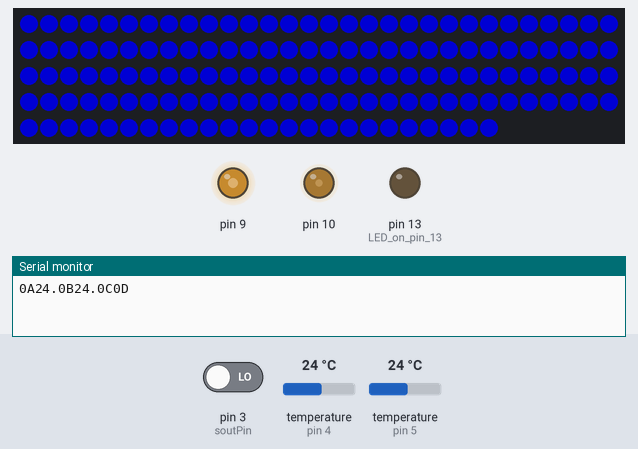
Simulated run of this sketch. Board: Arduino Uno, built with avr-gcc and run on an emulated ATmega328P. On the bench: 144 RGB LEDs in strip order, left to right, continuing on the next row, output pins drawn as LEDs (lit = HIGH), the last lines printed to the serial monitor. Inputs (shaded band) come from the test bench; at power-on: temperature (sensors on pin 5, pin 4) 24 °C, pin 3 (soutPin) LOW. Dim RGB values are drawn brighter than linear.

Above: at 5.0 s.
5.1 s: temperature (sensor on pin 5) set to 28 °C
At 7.6 s:
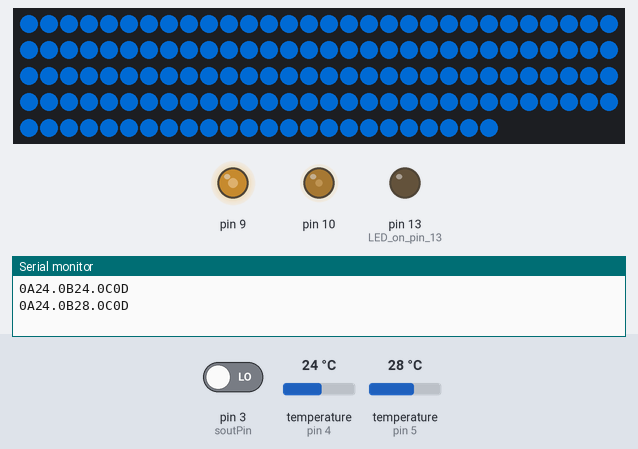
12.3 s: temperature (sensor on pin 5) set to 33 °C
At 16.6 s:
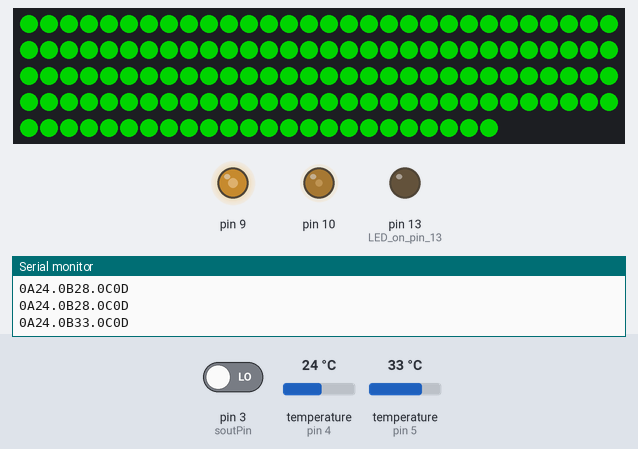
17.3 s: temperature (sensor on pin 5) set to 41 °C
At 19.9 s:
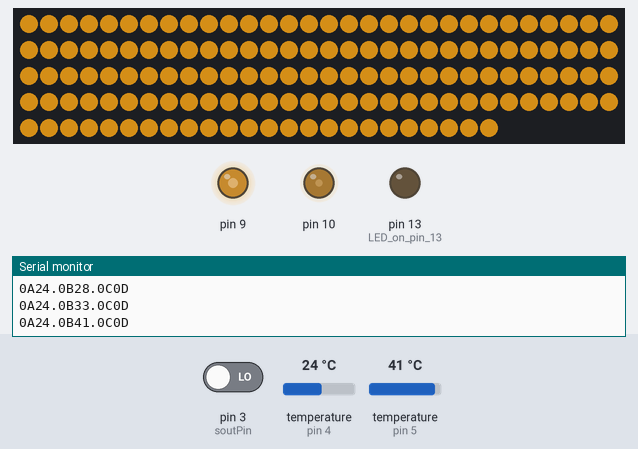
20.2 s: temperature (sensor on pin 5) set to 45 °C
Timing chart, 0 to 23.2 s (numbered marks = the images above; inputs shaded):
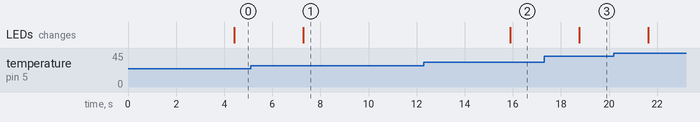

Measured:
- after the input at 5.1 s, the LEDs: change after 2.2 s (image 1)
- after the input at 12.3 s, the LEDs: change after 3.6 s (image 2)
- after the input at 17.3 s, the LEDs: change after 1.5 s (image 3)

The sketch:

Water_Pump_Arduino.ino
```cpp
// ROHM SEMICONDUCTOR USA LLC
// VERSION 9.0.0.0
// Update FastLed to allow interrupts

//FAST LED
#define FASTLED_ALLOW_INTERRUPTS 1
#define FASTLED_INTERRUPT_RETRY_COUNT 0
#include <FastLED.h>
#define NUM_LEDS 144
#define DATA_PIN 6
CRGB leds[NUM_LEDS];
int fastled_cycle = 0;

//DS18B20 Temperature Sensor setup
#include <OneWire.h>
#include <DallasTemperature.h>
#define ONE_WIRE_BUS_1 4 //  Inlet Temp Sensor connects to Arduino Uno pin 4
#define ONE_WIRE_BUS_2 5 //  Inlet Temp Sensor connects to Arduino Uno pin 5
OneWire oneWire_in(ONE_WIRE_BUS_1);
OneWire oneWire_out(ONE_WIRE_BUS_2);
DallasTemperature sensor_in(&oneWire_in);
DallasTemperature sensor_out(&oneWire_out);

//Define variables
String inputBuffer = "";
bool commandReady = false;
String data;
char dl;
String dutystring;
String fandutystring;
String leddemomodestring;
int pwmduty = 0;  // Initial Duty Cycle
int fanduty = 0;
int leddemomode = 0;
int rainbowHue = 0;

const int PWMpin = 11;  // Arduino pin 10 used for PWM out
//const int PWMfan = 10; // for Fan PWM
const int flowPin = 2; // Arduino pin 2 used for sensing Flow Meter
String pulseCountString;
const int soutPin = 3; // Arduino pin 3 used for sensing EVK SOUT
unsigned long highTime, lowTime, cycleTime;
float soutDuty;

// Define a volatile variable for the pulse counter (volatile because it's updated by an interrupt)
int samplingtime = 500;
int multfactor = 1000/samplingtime;
volatile int flowCount = 0;
int flowCountOld = 0;
int flowCountCount = 0;
volatile int soutCount = 0;
int finalSoutCount = 0;
int flowCountThreshold = 3;

unsigned long currentTime = 0;
unsigned long lastTimeRun = 0;
int blockingInterval = 5; //time in between when temp sensor and LED animation runs

bool flipflop = true;

unsigned long loopStartTime = 0;
unsigned long loopStopTime = 0;
unsigned long soutStartTime = 0;
unsigned long soutStopTime = 0;
unsigned long checkStartTime = 0;
unsigned long checkStopTime = 0;
bool printtimes = false;

float tempC1 = 0;
float tempC2 = 0;

//int tempC1out = 0;
//int tempC2out = 0;

// Define the interrupt service routine (ISR)
void countFlowPulse() {
  flowCount++;
}

void countSOUTPulse() {
  soutCount++;
}

void getTemps(){
  sensor_in.requestTemperatures();
  tempC1 = sensor_in.getTempCByIndex(0); // Inlet Temp in Celcius
  // Limit the tempC1 to avoid error for GUI progressbar
  if (tempC1 < 0)
  {
    tempC1 = 0;
  }
  else if (tempC1 > 200)
  {
    tempC1 = 200;
  }
  sensor_out.requestTemperatures();
  tempC2 = sensor_out.getTempCByIndex(0); // Outlet Temp in Ceclius
  // Limit the tempC2 to avoid error for GUI progressbar
  if (tempC2 < 0)
  {
    tempC2 = 0;
  }
  else if (tempC2 > 200)
  {
    tempC2 = 200;
  }
}

void setup() {
  // put your setup code here, to run once:
  Serial.begin(115200);
  //Serial.begin(9600);   // start Serial Port with Baud Rate 9600
  //Serial.setTimeout(2000);

  pinMode(13,OUTPUT);   // LED on pin 13

  pinMode(flowPin, INPUT);    // Flow meter attach to pin 2
  pinMode(soutPin, INPUT);      //BD16851 SOUT attach to pin 3
  //pinMode(4,INPUT_PULLUP);
  //pinMode(5,INPUT_PULLUP);

  //temperature sensor
  sensor_in.begin();
  sensor_out.begin();
  getTemps();

  FastLED.addLeds<WS2815, DATA_PIN, GRB>(leds, NUM_LEDS);

  // Below code manipulate directly the TImer 1 control registers
  // for pin 9 and pin 10 to produce 50% and 25% duty at 15kHz
  // They cannot be changed anymore with analogwrite()

  pinMode(9, OUTPUT);
  pinMode(10, OUTPUT);

  // 1. Reset Timer 1 Control Registers
  TCCR1A = 0;
  TCCR1B = 0;

  // 2. Set TOP value (ICR1) for 15.625 kHz
  ICR1 = 3199;

  // 3. Set Timer 1 Control Register B (TCCR1B)
  //    - Mode 14: Fast PWM (WGM13, WGM12)
  //    - Prescaler: Set to 1 (CS10)
  TCCR1B |= (1 << WGM13) | (1 << WGM12);
  TCCR1B |= (1 << CS10); // Prescaler = 1 (Full 16 MHz clock speed)

  // 4. Set Timer 1 Control Register A (TCCR1A)
  //    - Non-inverting Fast PWM on OC1A (Pin 9) and OC1B (Pin 10)
  TCCR1A |= (1 << COM1A1) | (1 << COM1B1);
  TCCR1A |= (1 << WGM11); // Set WGM11 for Mode 14

  // 5. Set Duty Cycles
  // Pin 9 Duty Cycle (50%): 1023 * 0.5 = 256
  OCR1A = 1600;

  // Pin 10 Duty Cycle (25%): 1023 * 0.25 = 128
  OCR1B = 800; // <-- **This value is changed for 25% duty cycle**

  // analogWrite(PWMfan,64); // 490Hz, 25% duty PWM

}

void checkSerial(){
  // 1. Read available characters into the buffer
  while (Serial.available() > 0) {
      char inChar = (char)Serial.read();
      if (inChar == 'Y') {
          commandReady = true; // Terminator found
          break;
      } else {
          inputBuffer += inChar; // Accumulate characters
      }
  }
}

void loop() {
loopStartTime= millis();
  // Section for receiving command from GUI

  checkSerial();

  // 2. Process the command only when 'Y' has been received
  //if(Serial.available()){
    //data = Serial.readStringUntil('Y');
  if (commandReady) {
    data = inputBuffer;
    dl = data.charAt(0);
    switch(dl){
      case 'O': {
        digitalWrite(13,HIGH); //Turn on LED at pin 13 (used when COM is connected in GUI)
        int pwmduty = 0;
        analogWrite(PWMpin,pwmduty); // Set PWM to be 0 upon opening the COM
      }
      break;

      case 'X': {
        digitalWrite(13,LOW); //Turn off LED at pin 13 (used when COM is disconnected in GUI
        int pwmduty = 0;
        analogWrite(PWMpin,pwmduty); // Set PWM to be 0 upon closing the COM
      }
      break;

      case 'L': {            // for PWM Duty cycle from the Track Bar
        leddemomodestring = data.substring(1);
        leddemomode = leddemomodestring.toInt();
      }
      break;

      case 'R': {            // for PWM Duty cycle from the Track Bar
        dutystring = data.substring(1);
        pwmduty = dutystring.toInt();
        analogWrite(PWMpin,pwmduty); // Change the duty for the PWM on pin 11, value is between 0 to 255
      }
      break;

      case 'F': {            // for Fan Duty cycle from the Track Bar
        fandutystring = data.substring(1);
        fanduty = fandutystring.toInt();

        switch (fanduty){
          case 0: {
            // OCR1B = 0; // <-- **This value is changed for 0% duty cycle**
            // Disable PWM on Pin 10 (OC1B): Set COM1B[1:0] to 00
            TCCR1A &= ~((1 << COM1B1) | (1 << COM1B0));
            pinMode(10, OUTPUT);
            digitalWrite(10, LOW);
          }
          break;

          case 25: {
            TCCR1A &= ~((1 << COM1B1) | (1 << COM1B0));
            TCCR1A |= (1 << COM1B1);
            OCR1B = 800; // <-- **This value is changed for 25% duty cycle**
          }
          break;

          case 50: {
            TCCR1A &= ~((1 << COM1B1) | (1 << COM1B0));
            TCCR1A |= (1 << COM1B1);
            OCR1B = 1600; // <-- **This value is changed for 50% duty cycle**
          }
          break;

          case 100: {
            // Disable PWM on Pin 10 (OC1B): Set COM1B[1:0] to 00
            TCCR1A &= ~((1 << COM1B1) | (1 << COM1B0));
            pinMode(10, OUTPUT);
            digitalWrite(10, HIGH);
          }
          break;
        }

      }
      break;
    }

    // 3. Clear the buffer for the next message
    inputBuffer = "";
    commandReady = false;

  }

  soutStartTime = millis();

  // Section for measuring data from sensors (2x DS12B80 Temp Sensor, 1x Flow Meter and 1x Motor RPM from BD16851)

  ///////////// FLOW METER & EVK SOUT COUNTER //////////////////

  // Attach the interrupt to the pin pulsePin, RISING edge
  //attachInterrupt(digitalPinToInterrupt(flowPin), countFlowPulse, RISING);
  attachInterrupt(digitalPinToInterrupt(soutPin), countSOUTPulse, RISING);
  // Start a 1-second timer
  unsigned long startTime = millis();
  while (millis() - startTime < samplingtime) {
    // Wait for 1 second (or use millis() for non-blocking timing)
    checkSerial();
  }
  soutStopTime = millis();
  if(printtimes){
    Serial.println("SOUT TIME1:");Serial.println((soutStopTime - soutStartTime));
  }
  // Disable interrupts
  //detachInterrupt(digitalPinToInterrupt(flowPin));
  detachInterrupt(digitalPinToInterrupt(soutPin));

  // Fix the flowcount to ZERO as we are disabling this feature. Also above have commented out the attach/deatach for flowcount.
  flowCount = 0;

  //make flowCountThreshold be dependent on the counted flowCount
  if(flowCount < 11)
  {
    flowCountThreshold = 2;
  }
  else if((flowCount >=11) && (flowCount < 20))
  {
    flowCountThreshold = 4;
  }
  else
  {
    flowCountThreshold = 6;
  }

  //check if new flowCount increased by less than 3, then must wait 3x before updating flowCount
  if(((abs(flowCount-flowCountOld)) <= flowCountThreshold) && !((flowCount-flowCountOld)==0))
  {
    if(flowCountCount < 3) //Change is less than 3, then need to count up to 3x before making sure the change is real
    {
      flowCount = flowCountOld;
      flowCountCount++;
    }
    else // counter is done, so now time to update flowCount
    {
      flowCountCount = 0;
      flowCountOld = flowCount;
    }

  }
  else //the change is bigger than or equal to 3, or there was no change at all
  {
    flowCountOld = flowCount;
    flowCountCount = 0;
  }

  // Limit the flowCount to avoid error for GUI progressbar
  if (flowCount < 0)
  {
    flowCount = 0;
  }
  else if (flowCount > 500)
  {
    flowCount = 500;
  }

  // measuring the duty cycle of SOUT
  if(soutCount != 0)
  {
    highTime = pulseIn(soutPin, HIGH);
    lowTime = pulseIn(soutPin, LOW);

    if (highTime != 0 && lowTime != 0)
    {
      cycleTime = highTime + lowTime;
      soutDuty = (float)highTime / (float)cycleTime;
      //Serial.print("Duty Cycle: ");
      //Serial.println(soutDuty);
    }
    else
    {
      soutDuty = 0;
      //Serial.println("Invalid pulse durations detected.");
    }

    soutStopTime = millis();
    if(printtimes){
    Serial.println("SOUT TIME2:");Serial.println((soutStopTime - soutStartTime));
  }

    // If the Sout frequency drops below 10Hz, then use the soutCount to send a number between 1-9 to GUI to indicate type of DIAG error (page 46 datasheet)
    if((soutCount*multfactor) < 10)
    {
      //Serial.println("ERROR: ");
      //Serial.println(soutCount*2);
      soutDuty = soutDuty * 10;
      finalSoutCount = round(soutDuty);  // NOTE: Only report out the SoutDuty which is NOT multiplied by the multiplication factor!!!
      //Serial.println(soutDuty);
      //Serial.println(soutCount*2);
      //Serial.println(finalSoutCount);
    }
    //limit the upper of soutCount to be within the GUI progressbar
    else if(soutCount*multfactor > 15000)
    {
      finalSoutCount = 15000;
    }

    else
    {
      finalSoutCount = soutCount*multfactor;  //in regular cases, multiply with multiplication factor.
    }
  }

  soutStopTime = millis();
  if(printtimes){
    Serial.println("SOUT TIME:");Serial.println((soutStopTime - soutStartTime));
  }

  //////////// This section is BLOCKING ///////////////
  /////// Do this section only if inputBuffer is == "" ////////////
  currentTime = millis();
  if(currentTime - lastTimeRun >=blockingInterval )
  {

    //Serial.println("CHECKING");
    getTemps();

    //LED color vs outlet temp
    if(tempC2 <= 24){
      fastled_cycle = 7;
    }
    else if(tempC2 > 24 && tempC2 <= 28){
      fastled_cycle = 6;
    }
    else if(tempC2 > 28 && tempC2 <= 32){
      fastled_cycle = 5;
    }
    else if(tempC2 > 32 && tempC2 <= 36){
      fastled_cycle = 4;
    }
    else if(tempC2 > 36 && tempC2 <= 40){
      fastled_cycle = 3;
    }
    else if(tempC2 > 40 && tempC2 <= 44){
      fastled_cycle = 2;
    }
    else if(tempC2 > 44 && tempC2 <= 48){
      fastled_cycle = 1;
    }
    else if(tempC2 > 48){
      fastled_cycle = 0;
    }

    //leddemomode = 1;

    FastLED.setBrightness(128);

    // To kill LED animation start commenting here
    if(leddemomode == 0){
      FastLED.clear();
      FastLED.show();
      for (int i = 0; i < NUM_LEDS; i++) {
        checkSerial();
        switch (fastled_cycle){
          case 0:
          leds[i] = CRGB(255,0,0); // Set the LED to red
          FastLED.show();
          break;
        case 1:
          leds[i] = CRGB(236,88,0); // Set the LED to dark orange
          FastLED.show();
        break;
        case 2:
          leds[i] = CRGB(255, 172, 28); // Set the LED to orange
          FastLED.show();
        break;
        case 3:
          leds[i] = CRGB(255,255,0); // Set the LED to yellow
          FastLED.show();
        break;
        case 4:
          leds[i] = CRGB(0,255,0); // Set the LED to light green
          FastLED.show();
        break;
        case 5:
          leds[i] = CRGB(0,50,0); // Set the LED to green
          FastLED.show();
        break;
        case 6:
          leds[i] = CRGB(0,128,255); // Set the LED to light blue
          FastLED.show();
        break;
        case 7:
          leds[i] = CRGB(0,0,255); // Set the LED to blue
          FastLED.show();
        break;
        }

        //FastLED.show();      // Send the data to the strip
        //leds[i] = CRGB::Black; // Turn the LED off for the next iteration
        //delay(1);           // Wait a short amount of time
      }
    }

    else if(leddemomode == 1){
      FastLED.setBrightness(128);

      // fill_rainbow(leds, NUM_LEDS, rainbowHue, 1);
      // rainbowHue = rainbowHue + 20;
      // FastLED.show();
      //Serial.println(rainbowHue);

      if(flipflop){
        for(int i = 0; i<255; i++){
          checkSerial();
          fill_rainbow(leds, NUM_LEDS, i, 1);
          FastLED.show();
        }
      }
      else{
        for(int i = 255; i>0; i--){
          checkSerial();
          fill_rainbow(leds, NUM_LEDS, i, 1);
          FastLED.show();
        }
      }

      flipflop = !flipflop;
    }

    lastTimeRun = currentTime;
    // To kill LED animation stopcommenting here
  }

  ///////////// Send Serial message out for GUI to decode //////////////////
  //Compose serial message to send out (GUI will decode this later on)
  String message = String(flowCount*multfactor) + "A" + String(tempC1,1) + "B" + String(tempC2,1) + "C" + String(finalSoutCount) + "D" + String(data) + "\n";
  Serial.print(message);

  //reset the counters for flow meter and Sout
  flowCount = 0;
  soutCount = 0;

  loopStopTime= millis();
  if(printtimes){
    Serial.println("LOOP TIME:");Serial.println((loopStopTime - loopStartTime));
  }

}
```
